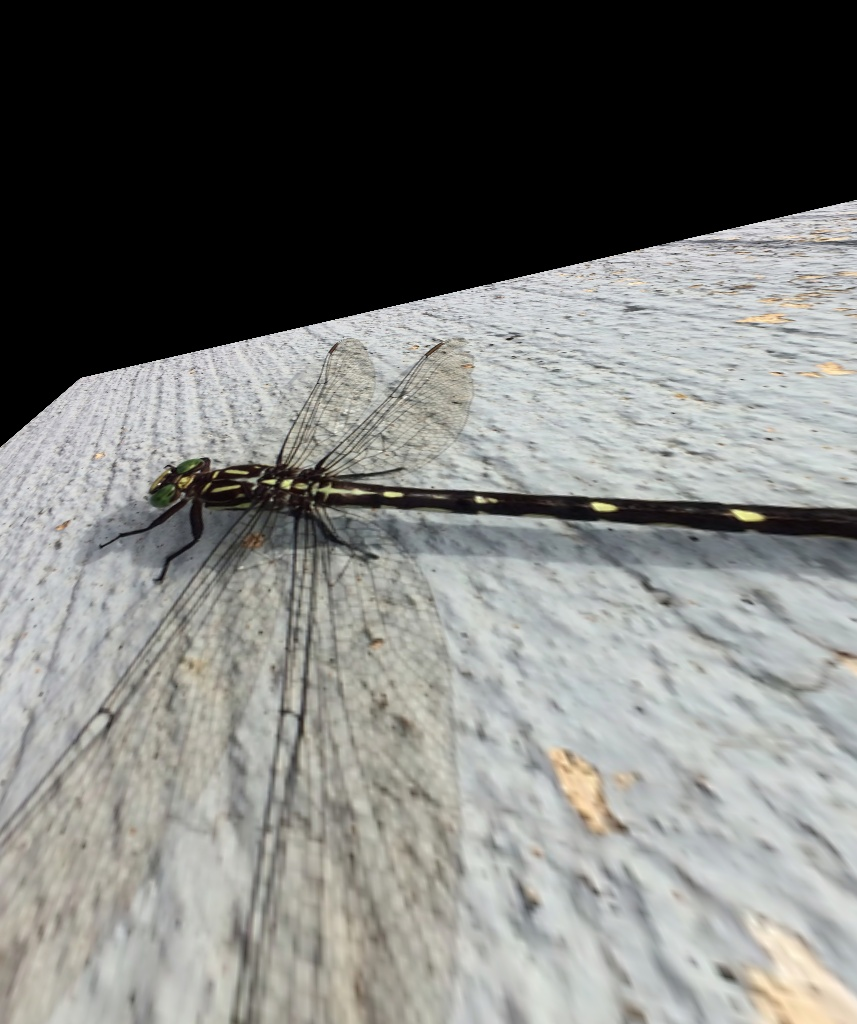
#> input picture experiments/odo_seg_analyzer/align_tests/output.jpg, 857 x 1024 px, given in place of MLM-000001.tif, which was not available
$ python createOdomaticWingMasks.py   (older library calls are emulated)
#> lines starting #> are read from the running program, lines starting #| are printed output that depends on the picture; after the words box and inside, x2 and y2 are one past the last pixel; in counts of white or black regions, pixels touching at a corner belong together; pictures that were not available may be replaced by others from this repository, and a replacement may not be noted
import pandas as pd
import numpy as np
import cv2
from odomatic_helpers import _masker_v4_3, _masker_v4_2, _masker_v1
from showImages import showImages
from skimage.filters import roberts
import imutils
from skimage.feature import peak_local_max
from skimage.segmentation import watershed
from scipy import ndimage

def createOdomaticWingMasks(image_ids,show=True,proj_dir="../.."):
    #mc_df = pd.read_csv(proj_dir + "/data/other/mask_contours.csv")\

#> called with show = True, proj_dir = 'D:/wing-color'
    for id in image_ids:
        img = cv2.imread(proj_dir + "/data/all_images/" + id + ".tif", cv2.IMREAD_COLOR)
#> img is the input picture: shape (1024, 857, 3); mean B, G, R 118.9, 121.8, 121
        crop_height = int(img.shape[0] * 0.5)
#> crop_height = 512
        img_top = img[0:crop_height]
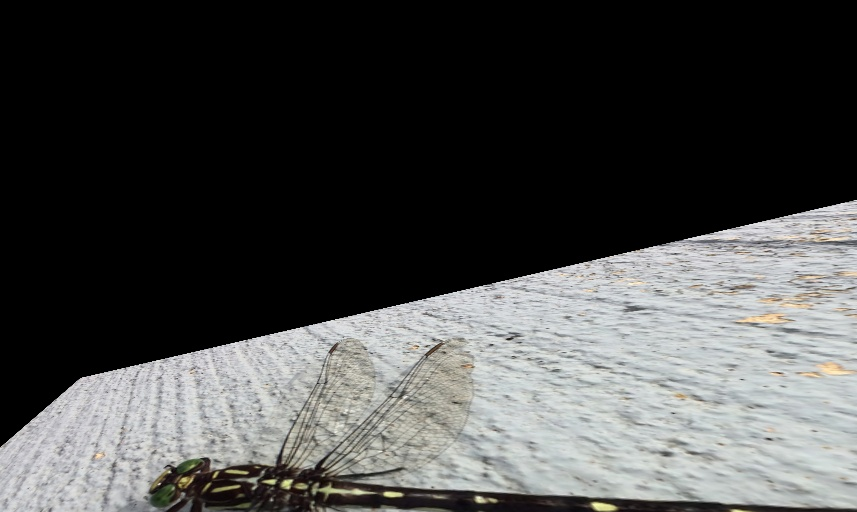
#> img_top: shape (512, 857, 3); mean B, G, R 72.7, 73.6, 72.8
        img_top = cv2.copyMakeBorder(img_top,top=20,bottom=20,left=20,right=20,borderType=cv2.BORDER_CONSTANT,value=[255, 255, 255])
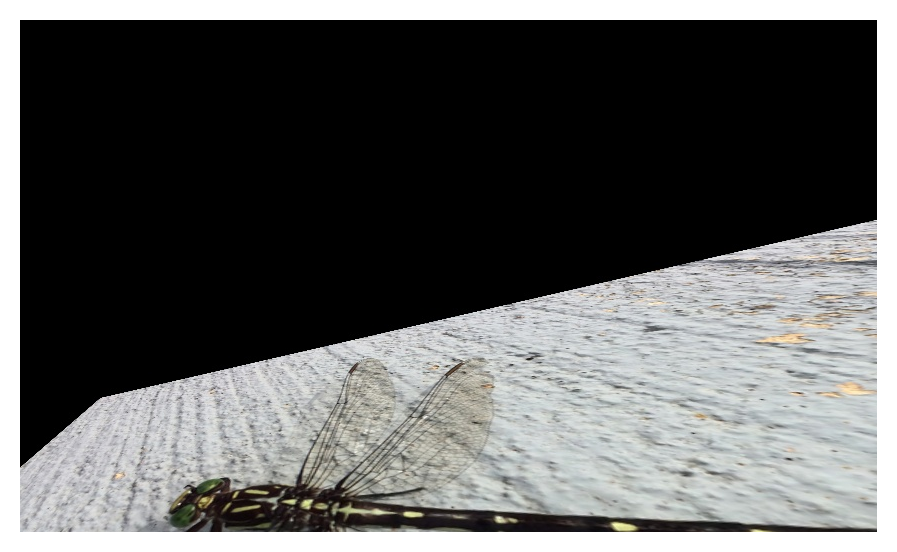
#> img_top: shape (552, 897, 3); mean B, G, R 93.5, 94.2, 93.6

        img_bot = img[crop_height:img.shape[0]]
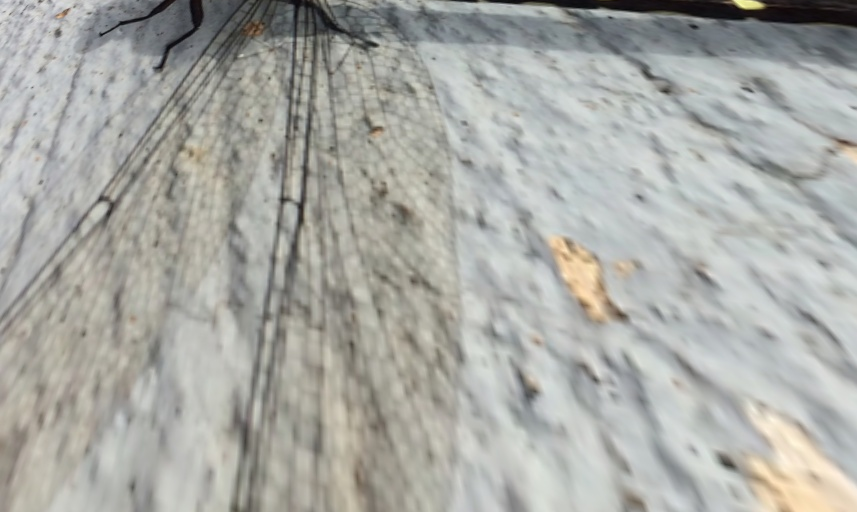
#> img_bot: shape (512, 857, 3); mean B, G, R 165, 170, 169.1
        cv2.imshow('output', img_top)
        cv2.waitKey(0)
        # [14 lines of commented-out code are left out]

        mask_top = otsu(img_top)
        cv2.imshow('output', mask_top)
        cv2.waitKey(0)
        seg_top = cv2.bitwise_and(img_top, img_top,mask_top)
        cv2.imshow('output2', seg_top)
        cv2.waitKey(0)
        # [13 lines of commented-out code are left out]
def otsu(img):
    image = img
    shifted = cv2.pyrMeanShiftFiltering(image, 21, 51)
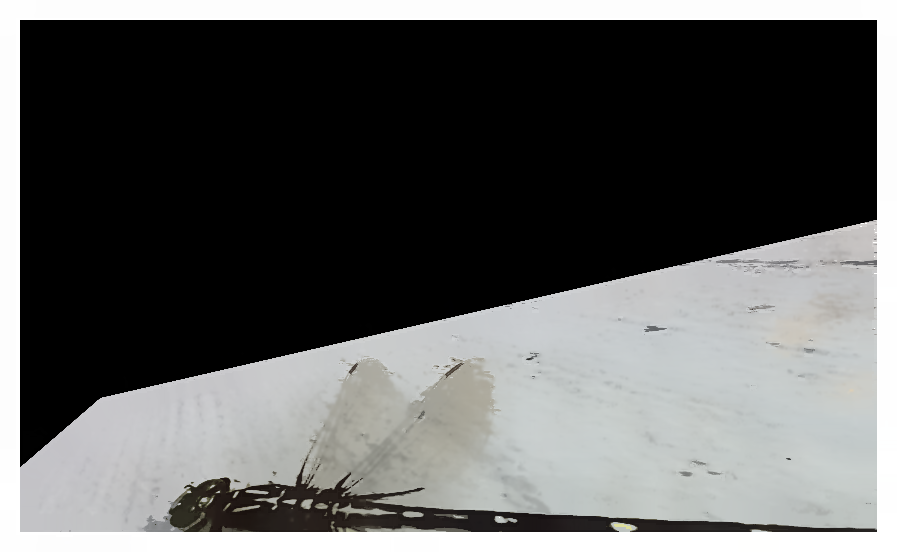
#> shifted: shape (552, 897, 3); mean B, G, R 94.2, 94.8, 94.1
    cv2.imshow("Input", image)
    # convert the mean shift image to grayscale, then apply
    # Otsu's thresholding
    gray = cv2.cvtColor(shifted, cv2.COLOR_BGR2GRAY)
    thresh = cv2.threshold(gray, 240, 255,
                           cv2.THRESH_BINARY | cv2.THRESH_OTSU)[1]
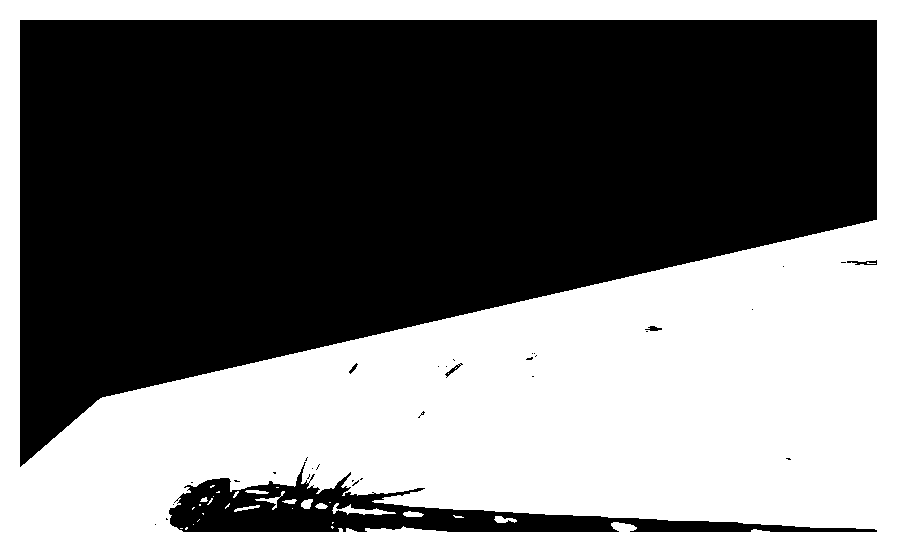
#> thresh: shape (552, 897); 44.9% white; 33 white regions (21 under 20 px), largest, box (x1, y1, x2, y2) and area: (0, 0, 897, 552) 221360, (332, 503, 396, 515) 286, (255, 491, 285, 510) 114
    return(thresh)
# [167 lines left out: functions findWingContour, watershedSegmenter, watershedSegmenter2, not called in this run]

createOdomaticWingMasks(['MLM-000001'],proj_dir="D:/wing-color")
